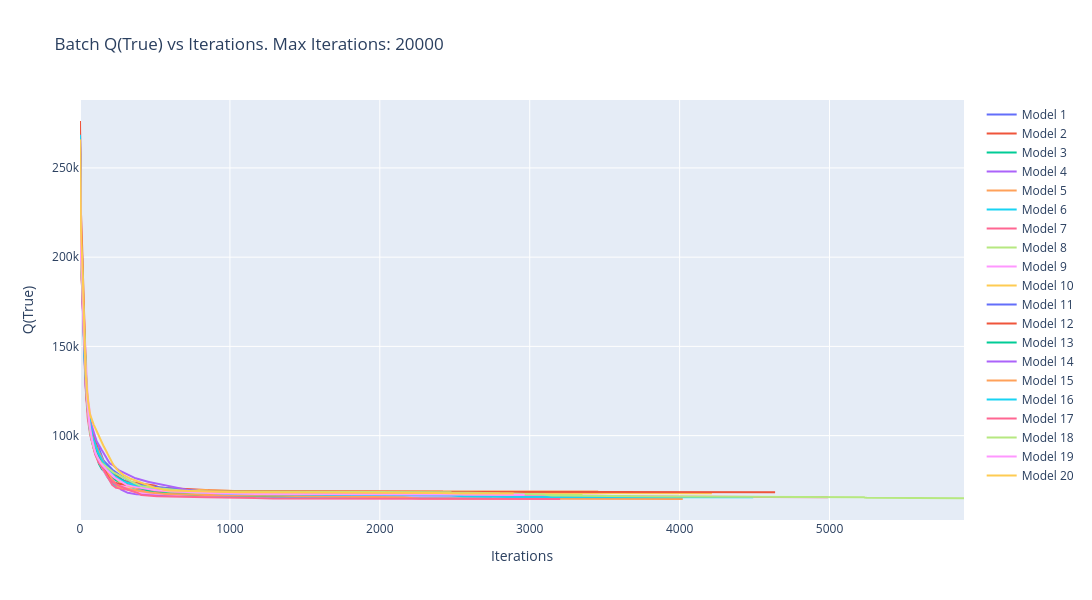

Notebook source saved alongside this figure:
### Code cell
# Perform batch model analysis
batch_analysis = BatchAnalysis(batch_sa=sa_models, data_handler=data_handler)
# Plot the loss of the models over iterations
plot_test = batch_analysis.plot_loss(show=False)
plot_test

### Figure 1 — Plotly figure (JSON) as saved in the notebook; plotly's stock layout.template omitted (floating-point values rounded to 4 significant figures; data arrays with more than 128 entries replaced by an {"elided": "..."} marker saying what was removed)
{"data": [{"mode": "lines", "name": "Model 1", "type": "scatter", "x": {"elided": "3353 int values"}, "y": {"elided": "3353 float values"}}, {"mode": "lines", "name": "Model 2", "type": "scatter", "x": {"elided": "2261 int values"}, "y": {"elided": "2261 float values"}}, {"mode": "lines", "name": "Model 3", "type": "scatter", "x": {"elided": "2154 int values"}, "y": {"elided": "2154 float values"}}, {"mode": "lines", "name": "Model 4", "type": "scatter", "x": {"elided": "2149 int values"}, "y": {"elided": "2149 float values"}}, {"mode": "lines", "name": "Model 5", "type": "scatter", "x": {"elided": "3458 int values"}, "y": {"elided": "3458 float values"}}, {"mode": "lines", "name": "Model 6", "type": "scatter", "x": {"elided": "2748 int values"}, "y": {"elided": "2748 float values"}}, {"mode": "lines", "name": "Model 7", "type": "scatter", "x": {"elided": "4990 int values"}, "y": {"elided": "4990 float values"}}, {"mode": "lines", "name": "Model 8", "type": "scatter", "x": {"elided": "3353 int values"}, "y": {"elided": "3353 float values"}}, {"mode": "lines", "name": "Model 9", "type": "scatter", "x": {"elided": "3185 int values"}, "y": {"elided": "3185 float values"}}, {"mode": "lines", "name": "Model 10", "type": "scatter", "x": {"elided": "4216 int values"}, "y": {"elided": "4216 float values"}}, {"mode": "lines", "name": "Model 11", "type": "scatter", "x": {"elided": "2529 int values"}, "y": {"elided": "2529 float values"}}, {"mode": "lines", "name": "Model 12", "type": "scatter", "x": {"elided": "4638 int values"}, "y": {"elided": "4638 float values"}}, {"mode": "lines", "name": "Model 13", "type": "scatter", "x": {"elided": "1808 int values"}, "y": {"elided": "1808 float values"}}, {"mode": "lines", "name": "Model 14", "type": "scatter", "x": {"elided": "2620 int values"}, "y": {"elided": "2620 float values"}}, {"mode": "lines", "name": "Model 15", "type": "scatter", "x": {"elided": "4022 int values"}, "y": {"elided": "4022 float values"}}, {"mode": "lines", "name": "Model 16", "type": "scatter", "x": {"elided": "4492 int values"}, "y": {"elided": "4492 float values"}}, {"mode": "lines", "name": "Model 17", "type": "scatter", "x": {"elided": "3204 int values"}, "y": {"elided": "3204 float values"}}, {"mode": "lines", "name": "Model 18", "type": "scatter", "x": {"elided": "5898 int values"}, "y": {"elided": "5898 float values"}}, {"mode": "lines", "name": "Model 19", "type": "scatter", "x": {"elided": "2967 int values"}, "y": {"elided": "2967 float values"}}, {"mode": "lines", "name": "Model 20", "type": "scatter", "x": {"elided": "2894 int values"}, "y": {"elided": "2894 float values"}}], "layout": {"height": 600, "hovermode": "x", "title": {"text": "Batch Q(True) vs Iterations. Max Iterations: 20000"}, "width": 1200, "xaxis": {"title": {"text": "Iterations"}}, "yaxis": {"title": {"text": "Q(True)"}}}}
